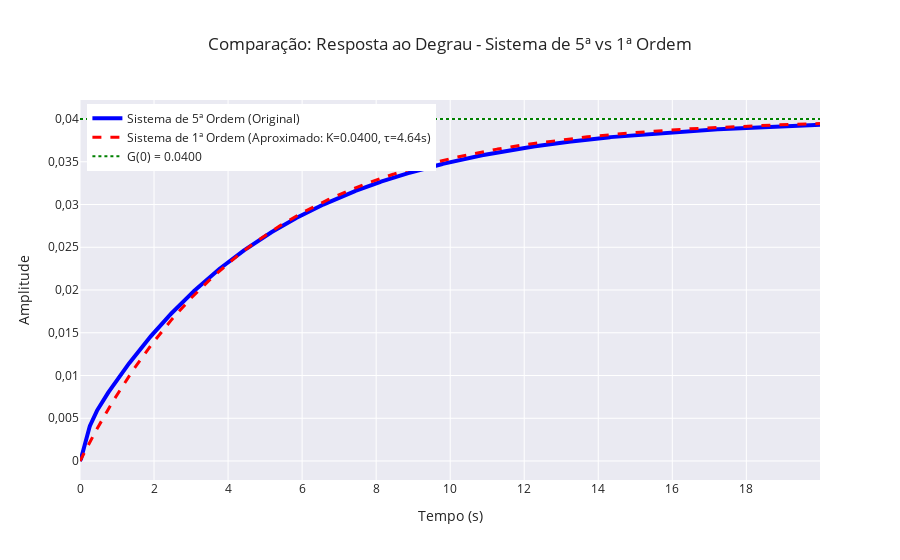

The notebook cell this image was saved under:
### Code cell
fig = go.Figure()

grafico_step_5 = go.Scatter(
    x=t_5,
    y=y_5,
    name="Sistema de 5ª Ordem (Original)",
    mode="lines",
    line={"color": "blue", "width": 4},
)

grafico_step_1 = go.Scatter(
    x=t_1,
    y=y_1,
    name=f"Sistema de 1ª Ordem (Aproximado: K={ganho_estatico:.4f}, τ={tau_1:.2f}s)",
    mode="lines",
    line={"color": "red", "width": 3, "dash": "dash"},
)

linha_final = go.Scatter(
    x=[0, T_sim[-1]],
    y=[ganho_estatico, ganho_estatico],
    mode="lines",
    line={"color": "green", "width": 2, "dash": "dot"},
    name=f"G(0) = {ganho_estatico:.4f}",
    showlegend=True,
)

fig.add_trace(grafico_step_5)
fig.add_trace(grafico_step_1)
fig.add_trace(linha_final)

fig.update_layout(
    title="Comparação: Resposta ao Degrau - Sistema de 5ª vs 1ª Ordem",
    xaxis_title="Tempo (s)",
    yaxis_title="Amplitude",
    separators=",.",
    template="seaborn",
    legend={"yanchor": "top", "y": 0.99, "xanchor": "left", "x": 0.01},
)

fig.show()

### Figure 1 — Plotly figure (JSON) as saved in the notebook; plotly's stock layout.template omitted (floating-point values rounded to 4 significant figures; data arrays with more than 128 entries replaced by an {"elided": "..."} marker saying what was removed)
{"data": [{"line": {"color": "blue", "width": 4}, "mode": "lines", "name": "Sistema de 5ª Ordem (Original)", "type": "scatter", "x": {"elided": "2000 float values"}, "y": {"elided": "2000 float values"}}, {"line": {"color": "red", "dash": "dash", "width": 3}, "mode": "lines", "name": "Sistema de 1ª Ordem (Aproximado: K=0.0400, τ=4.64s)", "type": "scatter", "x": {"elided": "2000 float values"}, "y": {"elided": "2000 float values"}}, {"line": {"color": "green", "dash": "dot", "width": 2}, "mode": "lines", "name": "G(0) = 0.0400", "showlegend": true, "type": "scatter", "x": [0, 19.99], "y": [0.04, 0.04]}], "layout": {"legend": {"x": 0.01, "xanchor": "left", "y": 0.99, "yanchor": "top"}, "separators": ",.", "title": {"text": "Comparação: Resposta ao Degrau - Sistema de 5ª vs 1ª Ordem"}, "xaxis": {"title": {"text": "Tempo (s)"}}, "yaxis": {"title": {"text": "Amplitude"}}}}
